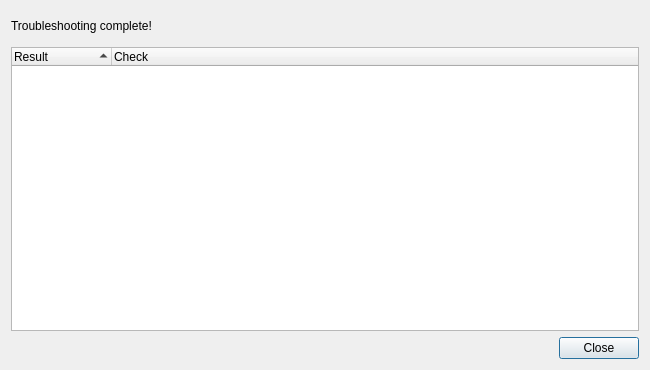
<?xml version="1.0" encoding="UTF-8"?>
<ui version="4.0">
 <class>Dialog</class>
 <widget class="QDialog" name="Dialog">
  <property name="geometry">
   <rect>
    <x>0</x>
    <y>0</y>
    <width>650</width>
    <height>370</height>
   </rect>
  </property>
  <property name="minimumSize">
   <size>
    <width>350</width>
    <height>250</height>
   </size>
  </property>
  <property name="windowTitle">
   <string>Troubleshooter</string>
  </property>
  <property name="windowIcon">
   <iconset>
    <normaloff>../img/emblems/utility.svg</normaloff>../img/emblems/utility.svg</iconset>
  </property>
  <property name="modal">
   <bool>true</bool>
  </property>
  <layout class="QVBoxLayout" name="verticalLayout">
   <item>
    <widget class="QLabel" name="Title">
     <property name="minimumSize">
      <size>
       <width>0</width>
       <height>30</height>
      </size>
     </property>
     <property name="maximumSize">
      <size>
       <width>16777215</width>
       <height>30</height>
      </size>
     </property>
     <property name="text">
      <string>Troubleshooting complete!</string>
     </property>
    </widget>
   </item>
   <item>
    <widget class="QTreeWidget" name="Results">
     <property name="editTriggers">
      <set>QAbstractItemView::NoEditTriggers</set>
     </property>
     <property name="showDropIndicator" stdset="0">
      <bool>false</bool>
     </property>
     <property name="iconSize">
      <size>
       <width>16</width>
       <height>16</height>
      </size>
     </property>
     <property name="rootIsDecorated">
      <bool>false</bool>
     </property>
     <property name="uniformRowHeights">
      <bool>true</bool>
     </property>
     <property name="sortingEnabled">
      <bool>true</bool>
     </property>
     <property name="wordWrap">
      <bool>true</bool>
     </property>
     <property name="headerHidden">
      <bool>false</bool>
     </property>
     <column>
      <property name="text">
       <string>Result</string>
      </property>
     </column>
     <column>
      <property name="text">
       <string>Check</string>
      </property>
     </column>
    </widget>
   </item>
   <item>
    <widget class="QWidget" name="ButtonGroup" native="true">
     <property name="maximumSize">
      <size>
       <width>16777215</width>
       <height>50</height>
      </size>
     </property>
     <layout class="QHBoxLayout" name="horizontalLayout">
      <property name="spacing">
       <number>0</number>
      </property>
      <property name="leftMargin">
       <number>0</number>
      </property>
      <property name="topMargin">
       <number>0</number>
      </property>
      <property name="rightMargin">
       <number>0</number>
      </property>
      <property name="bottomMargin">
       <number>0</number>
      </property>
      <item>
       <spacer name="horizontalSpacer">
        <property name="orientation">
         <enum>Qt::Horizontal</enum>
        </property>
        <property name="sizeHint" stdset="0">
         <size>
          <width>40</width>
          <height>20</height>
         </size>
        </property>
       </spacer>
      </item>
      <item>
       <widget class="QPushButton" name="Close">
        <property name="text">
         <string>Close</string>
        </property>
        <property name="default">
         <bool>true</bool>
        </property>
       </widget>
      </item>
     </layout>
    </widget>
   </item>
  </layout>
 </widget>
 <resources/>
 <connections/>
</ui>
